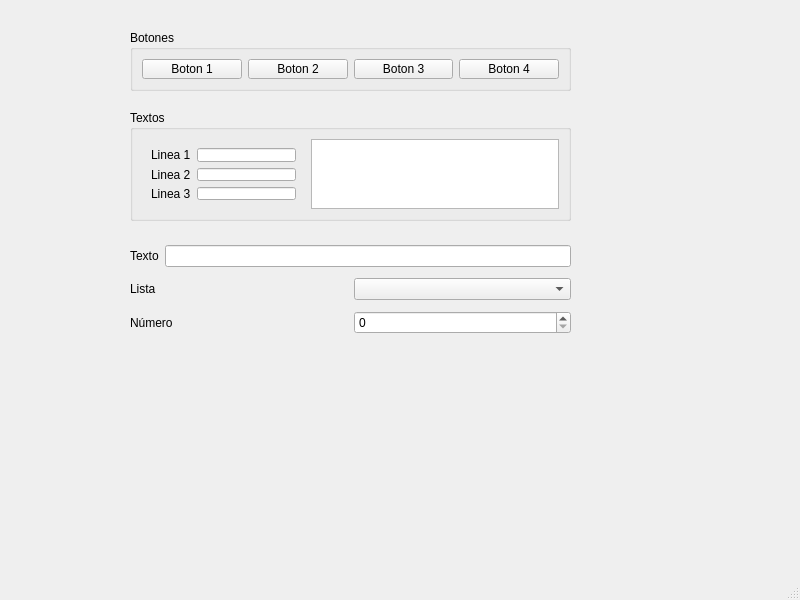
<?xml version="1.0" encoding="UTF-8"?>
<ui version="4.0">
 <class>MainWindow</class>
 <widget class="QMainWindow" name="MainWindow">
  <property name="geometry">
   <rect>
    <x>0</x>
    <y>0</y>
    <width>800</width>
    <height>600</height>
   </rect>
  </property>
  <property name="windowTitle">
   <string>MainWindow</string>
  </property>
  <widget class="QWidget" name="centralwidget">
   <widget class="QGroupBox" name="">
    <property name="geometry">
     <rect>
      <x>130</x>
      <y>30</y>
      <width>441</width>
      <height>61</height>
     </rect>
    </property>
    <property name="title">
     <string>Botones</string>
    </property>
    <layout class="QHBoxLayout" name="horizontalLayout">
     <item>
      <widget class="QPushButton" name="pushButton">
       <property name="text">
        <string>Boton 1</string>
       </property>
      </widget>
     </item>
     <item>
      <widget class="QPushButton" name="pushButton_2">
       <property name="text">
        <string>Boton 2</string>
       </property>
      </widget>
     </item>
     <item>
      <widget class="QPushButton" name="pushButton_3">
       <property name="text">
        <string>Boton 3</string>
       </property>
      </widget>
     </item>
     <item>
      <widget class="QPushButton" name="pushButton_4">
       <property name="text">
        <string>Boton 4</string>
       </property>
      </widget>
     </item>
    </layout>
   </widget>
   <widget class="QGroupBox" name="">
    <property name="geometry">
     <rect>
      <x>130</x>
      <y>110</y>
      <width>441</width>
      <height>111</height>
     </rect>
    </property>
    <property name="title">
     <string>Textos</string>
    </property>
    <layout class="QHBoxLayout" name="horizontalLayout_8">
     <item>
      <widget class="QWidget" name="" native="true">
       <layout class="QVBoxLayout" name="verticalLayout">
        <item>
         <layout class="QHBoxLayout" name="horizontalLayout_2">
          <item>
           <widget class="QLabel" name="label">
            <property name="text">
             <string>Linea 1</string>
            </property>
           </widget>
          </item>
          <item>
           <widget class="QLineEdit" name="lineEdit"/>
          </item>
         </layout>
        </item>
        <item>
         <layout class="QHBoxLayout" name="horizontalLayout_3">
          <item>
           <widget class="QLabel" name="label_2">
            <property name="text">
             <string>Linea 2</string>
            </property>
           </widget>
          </item>
          <item>
           <widget class="QLineEdit" name="lineEdit_2"/>
          </item>
         </layout>
        </item>
        <item>
         <layout class="QHBoxLayout" name="horizontalLayout_4">
          <item>
           <widget class="QLabel" name="label_3">
            <property name="text">
             <string>Linea 3</string>
            </property>
           </widget>
          </item>
          <item>
           <widget class="QLineEdit" name="lineEdit_3"/>
          </item>
         </layout>
        </item>
       </layout>
      </widget>
     </item>
     <item>
      <widget class="QTextEdit" name="textEdit"/>
     </item>
    </layout>
   </widget>
   <widget class="QWidget" name="">
    <property name="geometry">
     <rect>
      <x>130</x>
      <y>240</y>
      <width>441</width>
      <height>101</height>
     </rect>
    </property>
    <layout class="QVBoxLayout" name="verticalLayout_2">
     <item>
      <layout class="QHBoxLayout" name="horizontalLayout_5">
       <item>
        <widget class="QLabel" name="label_4">
         <property name="text">
          <string>Texto</string>
         </property>
        </widget>
       </item>
       <item>
        <widget class="QLineEdit" name="lineEdit_4"/>
       </item>
      </layout>
     </item>
     <item>
      <layout class="QHBoxLayout" name="horizontalLayout_6">
       <item>
        <widget class="QLabel" name="label_5">
         <property name="text">
          <string>Lista</string>
         </property>
        </widget>
       </item>
       <item>
        <widget class="QComboBox" name="comboBox"/>
       </item>
      </layout>
     </item>
     <item>
      <layout class="QHBoxLayout" name="horizontalLayout_7">
       <item>
        <widget class="QLabel" name="label_6">
         <property name="text">
          <string>Número</string>
         </property>
        </widget>
       </item>
       <item>
        <widget class="QSpinBox" name="spinBox"/>
       </item>
      </layout>
     </item>
    </layout>
   </widget>
  </widget>
  <widget class="QMenuBar" name="menubar">
   <property name="geometry">
    <rect>
     <x>0</x>
     <y>0</y>
     <width>800</width>
     <height>33</height>
    </rect>
   </property>
  </widget>
  <widget class="QStatusBar" name="statusbar"/>
 </widget>
 <resources/>
 <connections/>
</ui>
